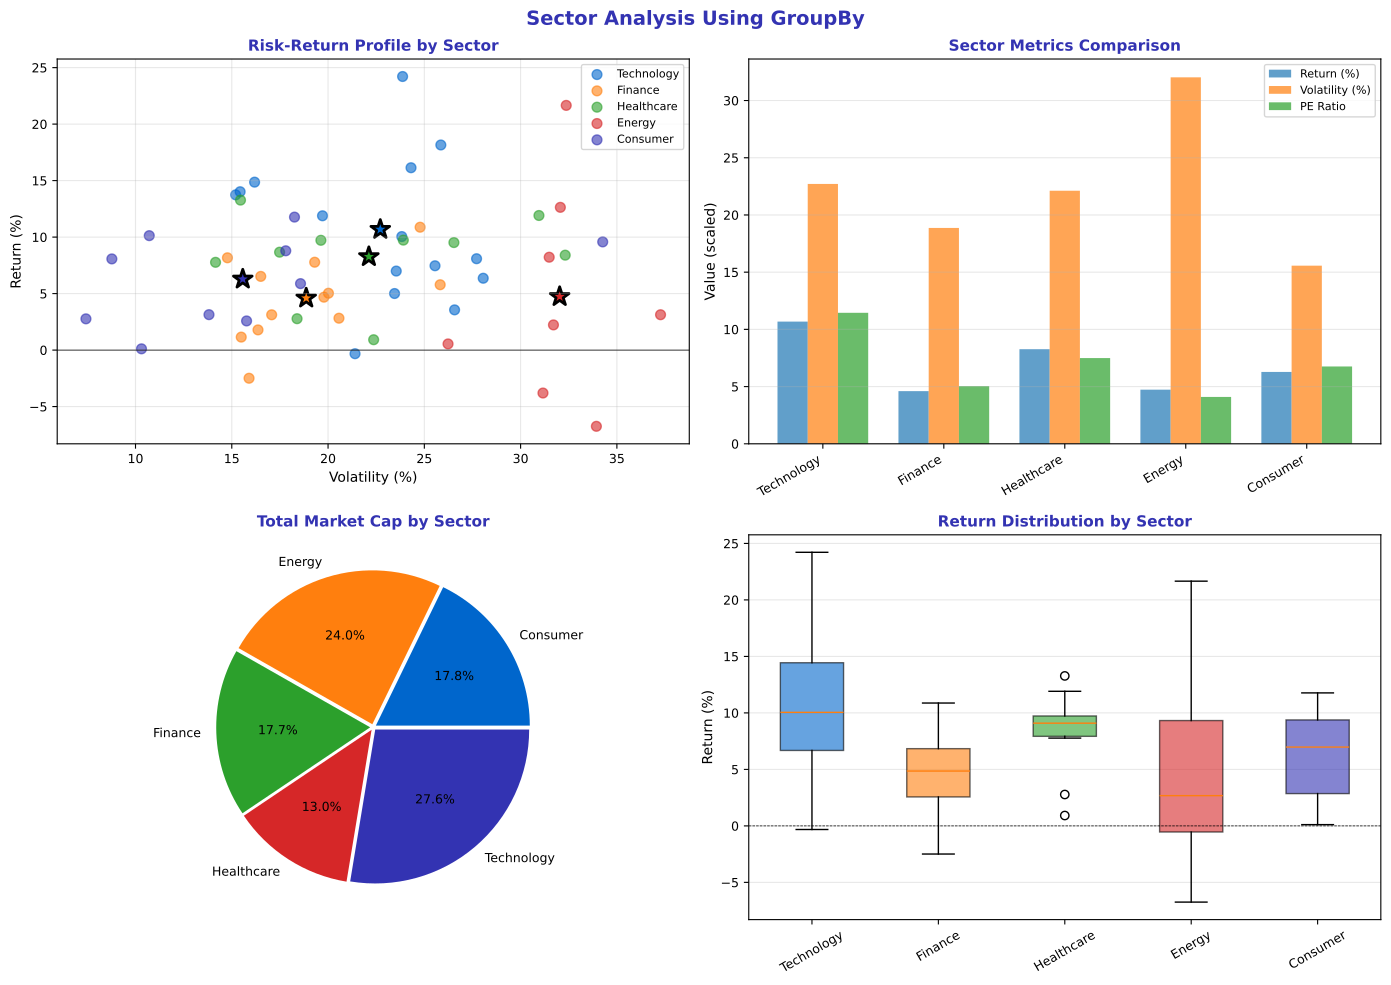

This chart was generated by the following Python code:
"""Sector Analysis - Real-world groupby application"""
import matplotlib.pyplot as plt
import numpy as np
import pandas as pd
from pathlib import Path

# Standard matplotlib configuration
plt.rcParams.update({
    'font.size': 10,
    'axes.labelsize': 10,
    'axes.titlesize': 11,
    'xtick.labelsize': 9,
    'ytick.labelsize': 9,
    'legend.fontsize': 9,
    'figure.figsize': (10, 6),
    'figure.dpi': 150
})

# Course colors
MLPURPLE = '#3333B2'
MLLAVENDER = '#ADADE0'
MLBLUE = '#0066CC'
MLORANGE = '#FF7F0E'
MLGREEN = '#2CA02C'
MLRED = '#D62728'

# Create comprehensive stock dataset
np.random.seed(42)
sectors = {
    'Technology': {'count': 15, 'return': 0.12, 'vol': 0.25, 'pe': 35},
    'Finance': {'count': 12, 'return': 0.06, 'vol': 0.18, 'pe': 15},
    'Healthcare': {'count': 10, 'return': 0.08, 'vol': 0.20, 'pe': 25},
    'Energy': {'count': 8, 'return': 0.03, 'vol': 0.30, 'pe': 12},
    'Consumer': {'count': 10, 'return': 0.07, 'vol': 0.15, 'pe': 20},
}

data = []
for sector, params in sectors.items():
    for i in range(params['count']):
        data.append({
            'Sector': sector,
            'Return': np.random.normal(params['return'], params['vol']/3),
            'Volatility': np.random.normal(params['vol'], 0.05),
            'PE_Ratio': np.random.normal(params['pe'], 5),
            'MarketCap': np.random.lognormal(mean=np.log(50), sigma=1)
        })

df = pd.DataFrame(data)
df['MarketCap'] = df['MarketCap'].clip(10, 500)  # Billion USD

# GroupBy analysis
sector_stats = df.groupby('Sector').agg({
    'Return': ['mean', 'std'],
    'Volatility': 'mean',
    'PE_Ratio': 'mean',
    'MarketCap': ['mean', 'sum']
}).round(3)

fig, axes = plt.subplots(2, 2, figsize=(14, 10))
fig.suptitle('Sector Analysis Using GroupBy', fontsize=14, fontweight='bold', color=MLPURPLE)

# Plot 1: Risk-Return by sector
ax1 = axes[0, 0]
sector_names = list(sectors.keys())
colors = [MLBLUE, MLORANGE, MLGREEN, MLRED, MLPURPLE]

for sector, color in zip(sector_names, colors):
    sector_data = df[df['Sector'] == sector]
    ax1.scatter(sector_data['Volatility'] * 100, sector_data['Return'] * 100,
                alpha=0.6, s=50, color=color, label=sector)

# Add sector means
for sector, color in zip(sector_names, colors):
    mean_vol = df[df['Sector'] == sector]['Volatility'].mean() * 100
    mean_ret = df[df['Sector'] == sector]['Return'].mean() * 100
    ax1.scatter(mean_vol, mean_ret, color=color, s=200, marker='*', edgecolor='black', linewidth=2)

ax1.set_xlabel('Volatility (%)', fontsize=10)
ax1.set_ylabel('Return (%)', fontsize=10)
ax1.set_title('Risk-Return Profile by Sector', fontsize=11, fontweight='bold', color=MLPURPLE)
ax1.legend(fontsize=8)
ax1.grid(alpha=0.3)
ax1.axhline(0, color='black', linewidth=0.5)

# Plot 2: Mean metrics comparison
ax2 = axes[0, 1]
metrics = ['Return (%)', 'Volatility (%)', 'PE Ratio']
x = np.arange(len(sector_names))
width = 0.25

metric_data = {
    'Return (%)': df.groupby('Sector')['Return'].mean() * 100,
    'Volatility (%)': df.groupby('Sector')['Volatility'].mean() * 100,
    'PE Ratio': df.groupby('Sector')['PE_Ratio'].mean() / 3  # Scaled for display
}

for i, (metric, values) in enumerate(metric_data.items()):
    ax2.bar(x + i*width, values[sector_names], width, label=metric, alpha=0.7)

ax2.set_ylabel('Value (scaled)', fontsize=10)
ax2.set_title('Sector Metrics Comparison', fontsize=11, fontweight='bold', color=MLPURPLE)
ax2.set_xticks(x + width)
ax2.set_xticklabels(sector_names, rotation=30, ha='right')
ax2.legend(fontsize=8)
ax2.grid(axis='y', alpha=0.3)

# Plot 3: Market Cap distribution by sector
ax3 = axes[1, 0]
sector_caps = df.groupby('Sector')['MarketCap'].sum()
colors_pie = [MLBLUE, MLORANGE, MLGREEN, MLRED, MLPURPLE]
wedges, texts, autotexts = ax3.pie(sector_caps, labels=sector_caps.index,
                                   autopct='%1.1f%%', colors=colors_pie,
                                   explode=[0.02]*5, textprops={'fontsize': 9})
ax3.set_title('Total Market Cap by Sector', fontsize=11, fontweight='bold', color=MLPURPLE)

# Plot 4: Box plot of returns by sector
ax4 = axes[1, 1]
sector_returns = [df[df['Sector'] == s]['Return'] * 100 for s in sector_names]
bp = ax4.boxplot(sector_returns, labels=sector_names, patch_artist=True)

for patch, color in zip(bp['boxes'], colors):
    patch.set_facecolor(color)
    patch.set_alpha(0.6)

ax4.axhline(0, color='black', linewidth=0.5, linestyle='--')
ax4.set_ylabel('Return (%)', fontsize=10)
ax4.set_title('Return Distribution by Sector', fontsize=11, fontweight='bold', color=MLPURPLE)
ax4.tick_params(axis='x', rotation=30)
ax4.grid(axis='y', alpha=0.3)

plt.tight_layout()
plt.savefig(Path(__file__).parent / 'chart.pdf', dpi=300, bbox_inches='tight')
plt.close()
